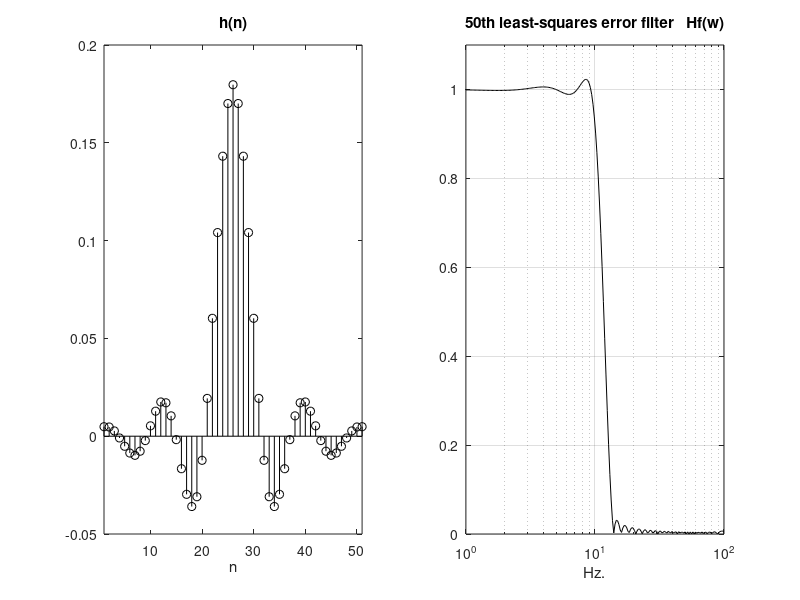

Recreate this plot in MATLAB.
% h(n) and Hf(w) of least-squares error filter
fs=130; %sampling frequency in Hz.
fc=10/(fs/2); %cut-off at 10 Hz.
N=50; %even order
F=[0 fc fc+0.05 1]; %low-pass filter piecewise description
A=[1 1 0 0]; % " " "
numd=firls(N,F,A); %transfer function numerator
dend=[1]; %transfer function denominator

subplot(1,2,1)
stem(numd,'k'); %plots h(n)
axis([1 51 -0.05 0.2]); 
title('h(n)'); xlabel('n');

subplot(1,2,2) 
f=logspace(0,2,200); %logaritmic set of frequency values in Hz.
G=freqz(numd,dend,f,fs); %computes frequency response
semilogx(f,abs(G),'k'); %plots gain
axis([1 100 0 1.1]); grid;
xlabel('Hz.'); title('50th least-squares error filter   Hf(w)')
